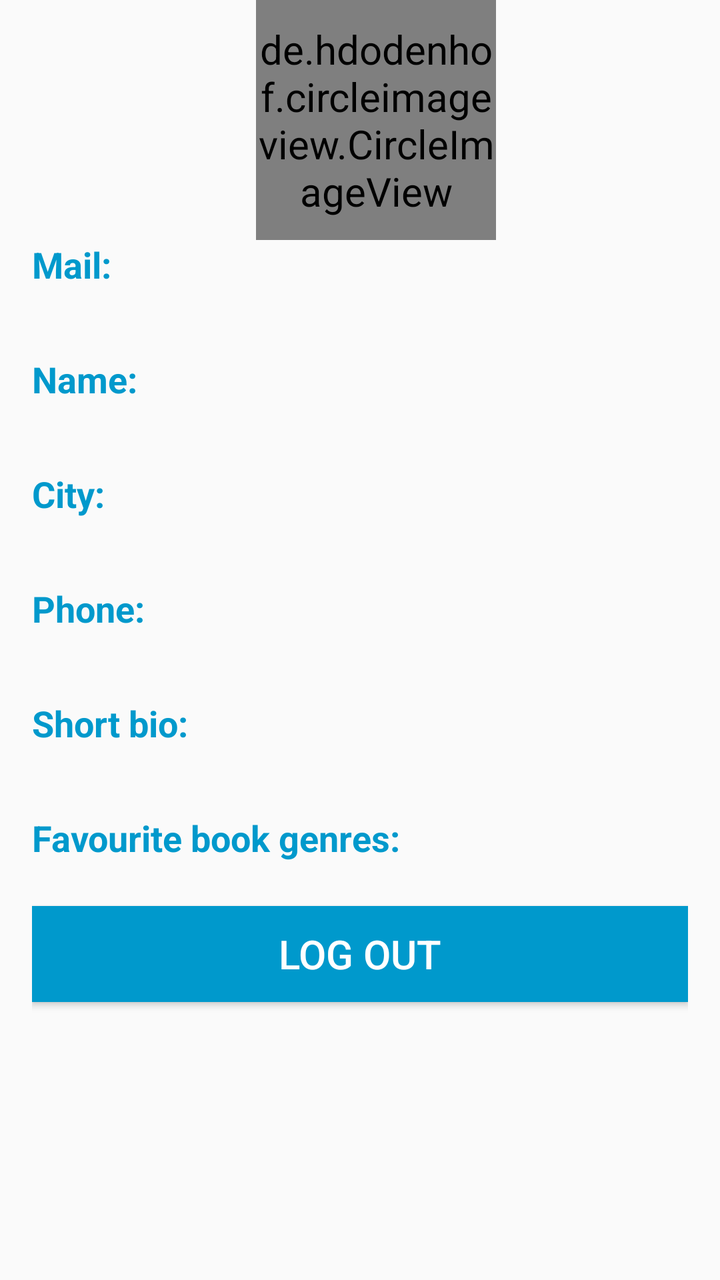
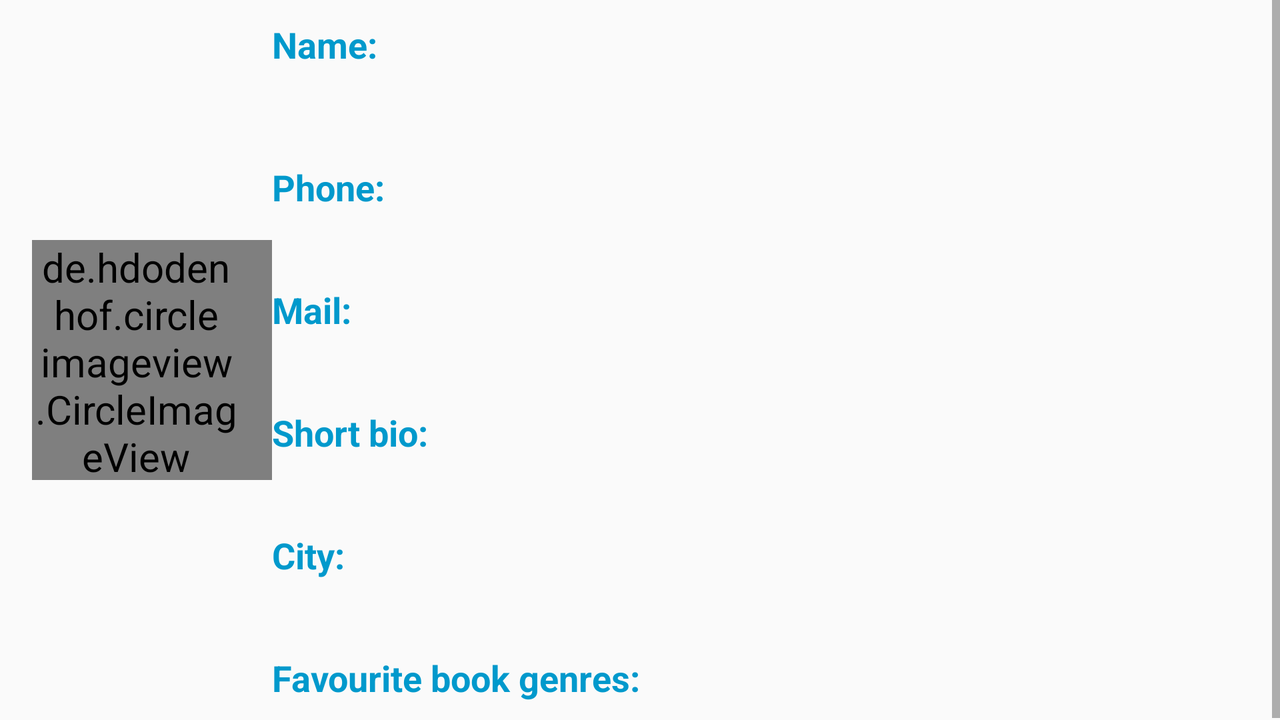

Two renders of one Android screen. The first uses the default layout on a phone; the second uses the alternative layout the repository ships for a different screen configuration, on a matching device. The two XML files are below.
<!-- AndroidManifest.xml: activity theme AppTheme -->
<!-- res/layout/show_profile.xml -->
<?xml version="1.0" encoding="utf-8"?>
<LinearLayout xmlns:android="http://schemas.android.com/apk/res/android"
    android:orientation="vertical"
    android:layout_width="match_parent"
    android:layout_height="match_parent"
    android:theme="@style/Profile"
    android:paddingLeft="@dimen/paddingLeftRight"
    >

    <de.hdodenhof.circleimageview.CircleImageView
        xmlns:app="http://schemas.android.com/apk/res-auto"
        android:id="@+id/showImageProfile"
        android:layout_width="120dp"
        android:layout_height="120dp"
        app:civ_border_width="1dp"
        app:civ_border_color="@android:color/black"
        android:layout_gravity="center_horizontal"
        android:paddingTop="8dp"
        android:paddingBottom="8dp"
        />

    <ScrollView
        android:layout_width="match_parent"
        android:layout_height="match_parent"
        android:orientation="vertical"
        android:fillViewport="true"
        >

        <TableLayout
            android:layout_width="match_parent"
            android:layout_height="wrap_content"
            android:stretchColumns="1"
            android:clickable="true"
            android:focusableInTouchMode="true"
            android:paddingRight="@dimen/paddingLeftRight"
            >

            <LinearLayout
                android:orientation="vertical"
                android:layout_width="match_parent"
                android:layout_height="wrap_content"
                android:paddingBottom="6dp"
                >
                <TextView
                    android:id="@+id/mailProfile"
                    android:textSize="@dimen/profile_description"
                    android:layout_width="wrap_content"
                    android:layout_height="wrap_content"
                    android:text="@string/mailProfile"
                    android:textStyle="bold"
                    android:textColor="@color/colorToolbar"
                    />

                <TextView
                    android:id="@+id/showMail"
                    android:layout_width="match_parent"
                    android:layout_height="wrap_content"
                    />

            </LinearLayout>

            <LinearLayout
                android:orientation="vertical"
                android:layout_width="match_parent"
                android:layout_height="wrap_content"
                android:paddingBottom="6dp"
                >

                <TextView
                    android:id="@+id/nameProfile"
                    android:textSize="@dimen/profile_description"
                    android:layout_width="wrap_content"
                    android:layout_height="wrap_content"
                    android:text="@string/nameProfile"
                    android:textStyle="bold"
                    android:textColor="@color/colorToolbar"
                    />

                <TextView
                    android:id="@+id/showName"
                    android:layout_width="match_parent"
                    android:layout_height="wrap_content"
                    />
            </LinearLayout>

            <LinearLayout
                android:orientation="vertical"
                android:layout_width="match_parent"
                android:layout_height="wrap_content"
                android:paddingBottom="6dp"
                >

                <TextView
                    android:id="@+id/cityProfile"
                    android:textSize="@dimen/profile_description"
                    android:layout_width="wrap_content"
                    android:layout_height="wrap_content"
                    android:text="@string/cityProfile"
                    android:textStyle="bold"
                    android:textColor="@color/colorToolbar"
                    />

                <TextView
                    android:id="@+id/showCity"
                    android:layout_width="match_parent"
                    android:layout_height="wrap_content"
                    />

            </LinearLayout>

            <LinearLayout
                android:orientation="vertical"
                android:layout_width="match_parent"
                android:layout_height="wrap_content"
                android:paddingBottom="6dp"
                >

                <TextView
                    android:id="@+id/phoneProfile"
                    android:textSize="@dimen/profile_description"
                    android:layout_width="wrap_content"
                    android:layout_height="wrap_content"
                    android:text="@string/phoneProfile"
                    android:textStyle="bold"
                    android:textColor="@color/colorToolbar"
                    />

                <TextView
                    android:id="@+id/showPhone"
                    android:layout_width="match_parent"
                    android:layout_height="wrap_content"
                    />
            </LinearLayout>



            <LinearLayout
                android:orientation="vertical"
                android:layout_width="match_parent"
                android:layout_height="wrap_content"
                android:paddingBottom="6dp"
                >

                <TextView
                    android:id="@+id/bioProfile"
                    android:textSize="@dimen/profile_description"
                    android:layout_width="wrap_content"
                    android:layout_height="wrap_content"
                    android:text="@string/bioProfile"
                    android:textStyle="bold"
                    android:textColor="@color/colorToolbar"
                    />

                <TextView
                    android:id="@+id/showBio"
                    android:layout_width="match_parent"
                    android:layout_height="wrap_content"
                    />

            </LinearLayout>




            <LinearLayout
                android:orientation="vertical"
                android:layout_width="match_parent"
                android:layout_height="wrap_content"
                android:paddingBottom="6dp"
                >

                <TextView
                    android:id="@+id/genreProfile"
                    android:textSize="@dimen/profile_description"
                    android:layout_width="wrap_content"
                    android:layout_height="wrap_content"
                    android:text="@string/genreProfile"
                    android:textStyle="bold"
                    android:textColor="@color/colorToolbar"
                    />

                <LinearLayout
                    android:id="@+id/show_favourite_genres_list"
                    android:layout_width="match_parent"
                    android:layout_height="wrap_content"
                    android:orientation="vertical"
                    />

            </LinearLayout>

            <Button
                android:id="@+id/buttonLogoutProfile"
                android:layout_width="match_parent"
                android:layout_height="wrap_content"
                android:layout_marginTop="16dp"
                android:layout_marginBottom="8dp"
                android:background="@color/colorToolbar"
                android:textColor="@android:color/white"
                android:text="@string/logout"
                />

        </TableLayout>
    </ScrollView>
</LinearLayout>
<!-- resources referenced by this layout -->
<resources>
  <color name="colorToolbar">@android:color/holo_blue_dark</color>
  <dimen name="paddingLeftRight">16dp</dimen>
  <dimen name="profile_description">18dp</dimen>
  <string name="bioProfile">Short bio:</string>
  <string name="cityProfile">City:</string>
  <string name="genreProfile">Favourite book genres:</string>
  <string name="logout">Log out</string>
  <string name="mailProfile">Mail:</string>
  <string name="nameProfile">Name:</string>
  <string name="phoneProfile">Phone:</string>
  <style name="Profile" parent="Theme.AppCompat.Light.NoActionBar">
          <item name="android:textColor">@android:color/black</item>
          <item name="android:editTextColor">@android:color/black</item>
          <item name="android:textSize">@dimen/font_size</item>
      </style>
  <style name="AppTheme" parent="Theme.AppCompat.Light.NoActionBar">
          
          <item name="colorPrimary">@color/colorPrimary</item>
          <item name="colorPrimaryDark">@color/colorPrimaryDark</item>
          <item name="colorAccent">@color/colorAccent</item>
      </style>
  <dimen name="font_size">20dp</dimen>
  
      //profile
  <color name="colorPrimary">@android:color/holo_blue_dark</color>
  <color name="colorPrimaryDark">#303f9f</color>
  <color name="colorAccent">#80cbc4</color>
</resources>
<!-- res/layout-land/show_profile.xml (the author's variant of the layout above) -->
<!-- drawn on the phone turned sideways -->
<?xml version="1.0" encoding="utf-8"?>
<LinearLayout xmlns:android="http://schemas.android.com/apk/res/android"
    android:orientation="horizontal"
    android:layout_width="match_parent"
    android:layout_height="match_parent"
    android:theme="@style/Profile"
    android:paddingLeft="@dimen/paddingLeftRight"

    >

    <de.hdodenhof.circleimageview.CircleImageView
        xmlns:app="http://schemas.android.com/apk/res-auto"
        android:id="@+id/showImageProfile"
        android:layout_width="120dp"
        android:layout_height="120dp"
        android:paddingRight="@dimen/paddingLeftRight"
        app:civ_border_width="1dp"
        app:civ_border_color="@android:color/black"
        android:layout_gravity="center_vertical"
        />

    <ScrollView
        android:layout_width="match_parent"
        android:layout_height="match_parent"
        android:orientation="horizontal"
        android:theme="@style/Profile"
        android:fillViewport="true"
        >

        <TableLayout
            android:layout_width="match_parent"
            android:layout_height="wrap_content"
            android:stretchColumns="1"
            android:clickable="true"
            android:focusableInTouchMode="true"
            android:paddingRight="@dimen/paddingLeftRight"
            >

            <LinearLayout
                android:orientation="vertical"
                android:layout_width="match_parent"
                android:layout_height="wrap_content"
                android:paddingBottom="10dp"
                android:paddingTop="10dp"
                >

                <TextView
                    android:id="@+id/nameProfile"
                    android:textSize="@dimen/profile_description"
                    android:layout_width="wrap_content"
                    android:layout_height="wrap_content"
                    android:text="@string/nameProfile"
                    android:textStyle="bold"
                    android:textColor="@color/colorToolbar"
                    />

                <TextView
                    android:id="@+id/showName"
                    android:layout_width="match_parent"
                    android:layout_height="wrap_content"
                    />
            </LinearLayout>

            <LinearLayout
                android:orientation="vertical"
                android:layout_width="match_parent"
                android:layout_height="wrap_content"
                android:paddingBottom="10dp"
                android:paddingTop="10dp"
                >

                <TextView
                    android:id="@+id/phoneProfile"
                    android:textSize="@dimen/profile_description"
                    android:layout_width="wrap_content"
                    android:layout_height="wrap_content"
                    android:text="@string/phoneProfile"
                    android:textStyle="bold"
                    android:textColor="@color/colorToolbar"
                    />

                <TextView
                    android:id="@+id/showPhone"
                    android:layout_width="match_parent"
                    android:layout_height="wrap_content"
                    />
            </LinearLayout>

            <LinearLayout
                android:orientation="vertical"
                android:layout_width="match_parent"
                android:layout_height="wrap_content"
                android:paddingBottom="10dp"
                >
                <TextView
                    android:id="@+id/mailProfile"
                    android:textSize="@dimen/profile_description"
                    android:layout_width="wrap_content"
                    android:layout_height="wrap_content"
                    android:text="@string/mailProfile"
                    android:textStyle="bold"
                    android:textColor="@color/colorToolbar"
                    />

                <TextView
                    android:id="@+id/showMail"
                    android:layout_width="match_parent"
                    android:layout_height="wrap_content"
                    />

            </LinearLayout>

            <LinearLayout
                android:orientation="vertical"
                android:layout_width="match_parent"
                android:layout_height="wrap_content"
                android:paddingBottom="10dp"
                >

                <TextView
                    android:id="@+id/bioProfile"
                    android:textSize="@dimen/profile_description"
                    android:layout_width="wrap_content"
                    android:layout_height="wrap_content"
                    android:text="@string/bioProfile"
                    android:textStyle="bold"
                    android:textColor="@color/colorToolbar"
                    />

                <TextView
                    android:id="@+id/showBio"
                    android:layout_width="match_parent"
                    android:layout_height="wrap_content"
                    />

            </LinearLayout>

            <LinearLayout
                android:orientation="vertical"
                android:layout_width="match_parent"
                android:layout_height="wrap_content"
                android:paddingBottom="10dp"
                >

                <TextView
                    android:id="@+id/cityProfile"
                    android:textSize="@dimen/profile_description"
                    android:layout_width="wrap_content"
                    android:layout_height="wrap_content"
                    android:text="@string/cityProfile"
                    android:textStyle="bold"
                    android:textColor="@color/colorToolbar"
                    />

                <TextView
                    android:id="@+id/showCity"
                    android:layout_width="match_parent"
                    android:layout_height="wrap_content"
                    />

            </LinearLayout>

            <LinearLayout
                android:orientation="vertical"
                android:layout_width="match_parent"
                android:layout_height="wrap_content"
                android:paddingBottom="10dp"
                >

                <TextView
                    android:id="@+id/genreProfile"
                    android:textSize="@dimen/profile_description"
                    android:layout_width="wrap_content"
                    android:layout_height="wrap_content"
                    android:text="@string/genreProfile"
                    android:textStyle="bold"
                    android:textColor="@color/colorToolbar"
                    />

                <LinearLayout
                    android:id="@+id/show_favourite_genres_list"
                    android:layout_width="match_parent"
                    android:layout_height="wrap_content"
                    android:orientation="vertical"
                    />

            </LinearLayout>

        </TableLayout>
    </ScrollView>
</LinearLayout>
<!-- resources referenced by the variant -->
<!-- as the phone turned sideways resolves them -->
<resources>
  <color name="colorToolbar">@android:color/holo_blue_dark</color>
  <dimen name="paddingLeftRight">16dp</dimen>
  <dimen name="profile_description">18dp</dimen>
  <string name="bioProfile">Short bio:</string>
  <string name="cityProfile">City:</string>
  <string name="genreProfile">Favourite book genres:</string>
  <string name="mailProfile">Mail:</string>
  <string name="nameProfile">Name:</string>
  <string name="phoneProfile">Phone:</string>
  <style name="Profile" parent="Theme.AppCompat.Light.NoActionBar">
          <item name="android:textColor">@android:color/black</item>
          <item name="android:editTextColor">@android:color/black</item>
          <item name="android:textSize">@dimen/font_size</item>
      </style>
  <style name="AppTheme" parent="Theme.AppCompat.Light.NoActionBar">
          
          <item name="colorPrimary">@color/colorPrimary</item>
          <item name="colorPrimaryDark">@color/colorPrimaryDark</item>
          <item name="colorAccent">@color/colorAccent</item>
      </style>
  <dimen name="font_size">20dp</dimen>
  
      //profile
  <color name="colorPrimary">@android:color/holo_blue_dark</color>
  <color name="colorPrimaryDark">#303f9f</color>
  <color name="colorAccent">#80cbc4</color>
</resources>
